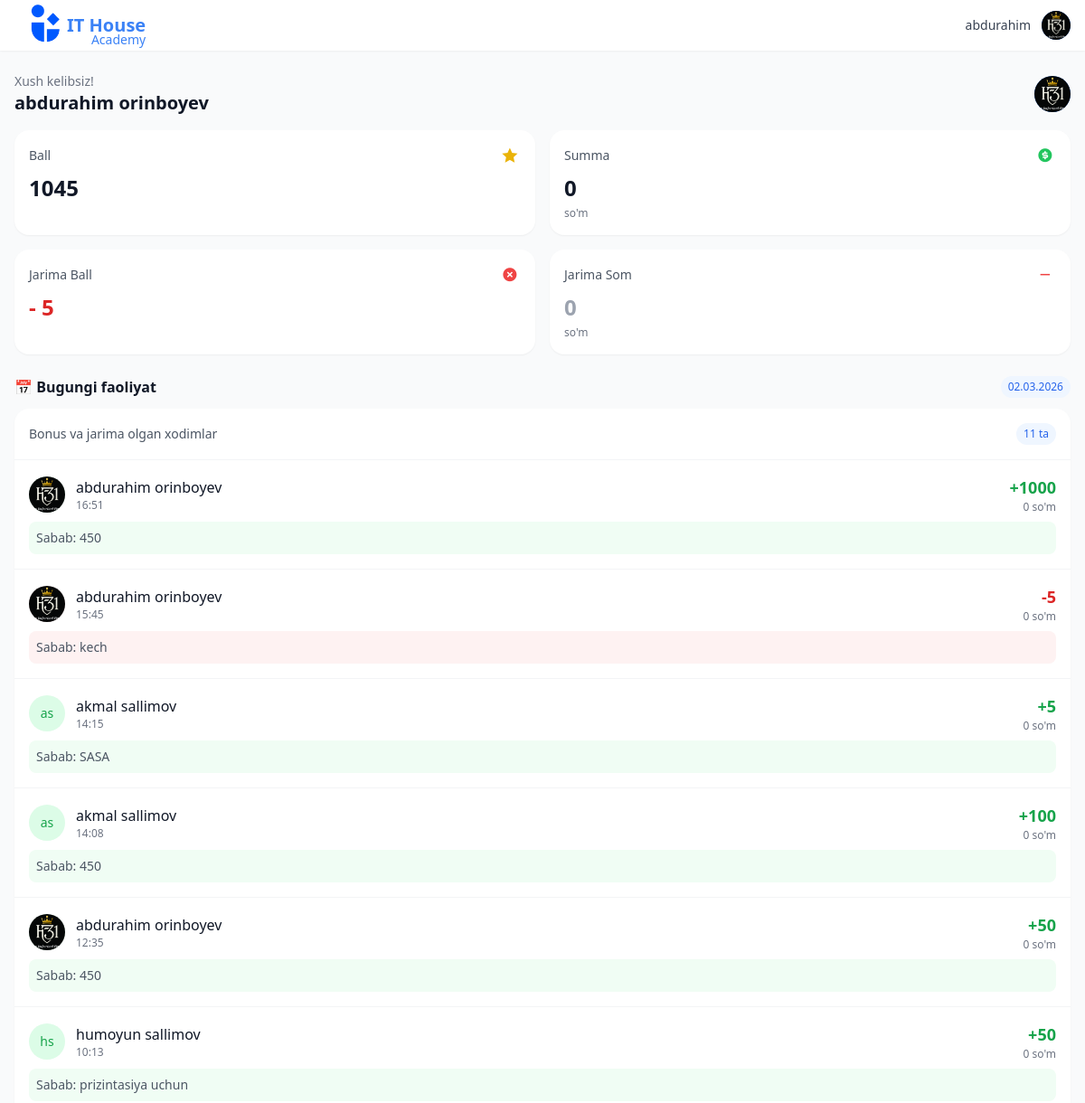
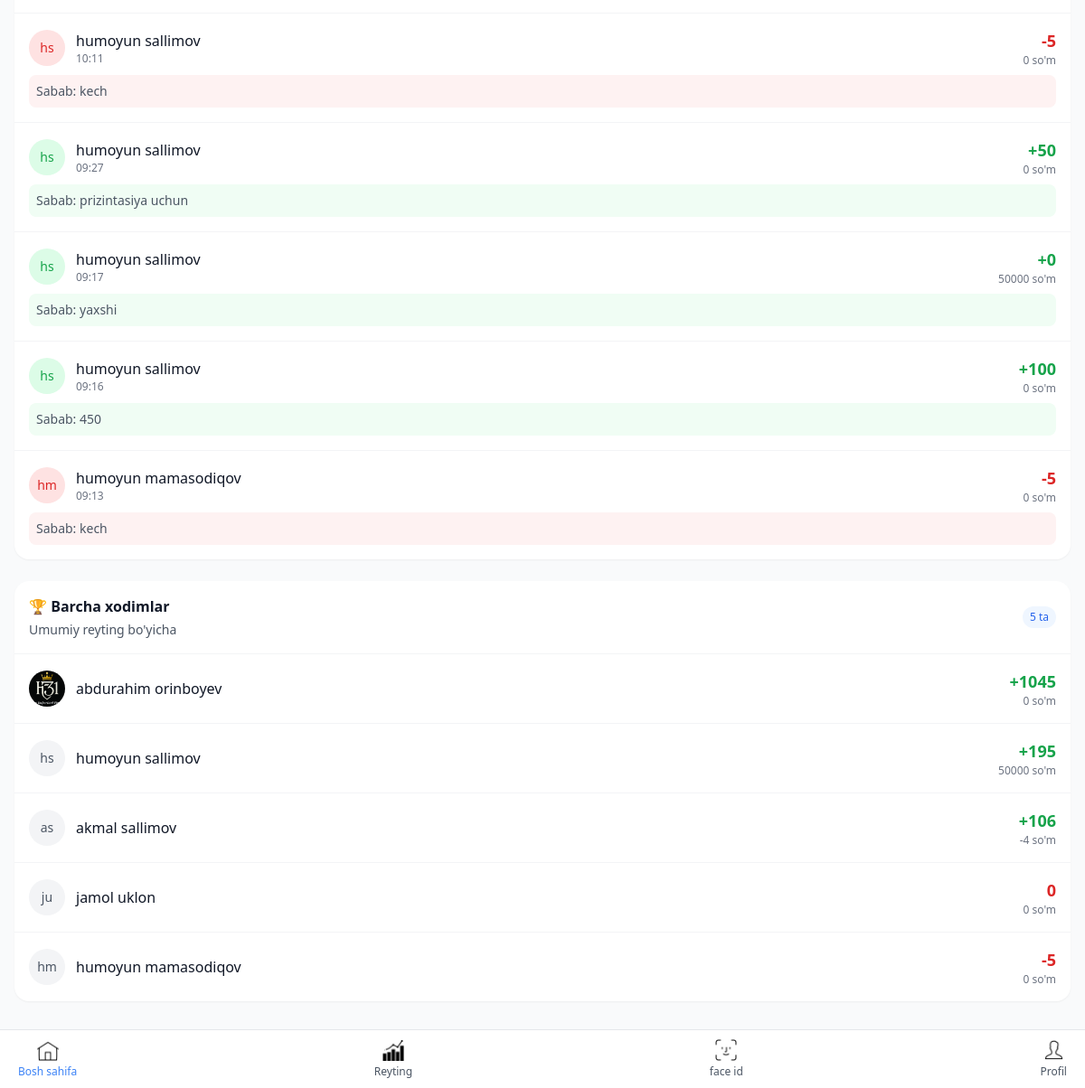
The app's page / (signed in), older data (2 pictures, top to bottom).
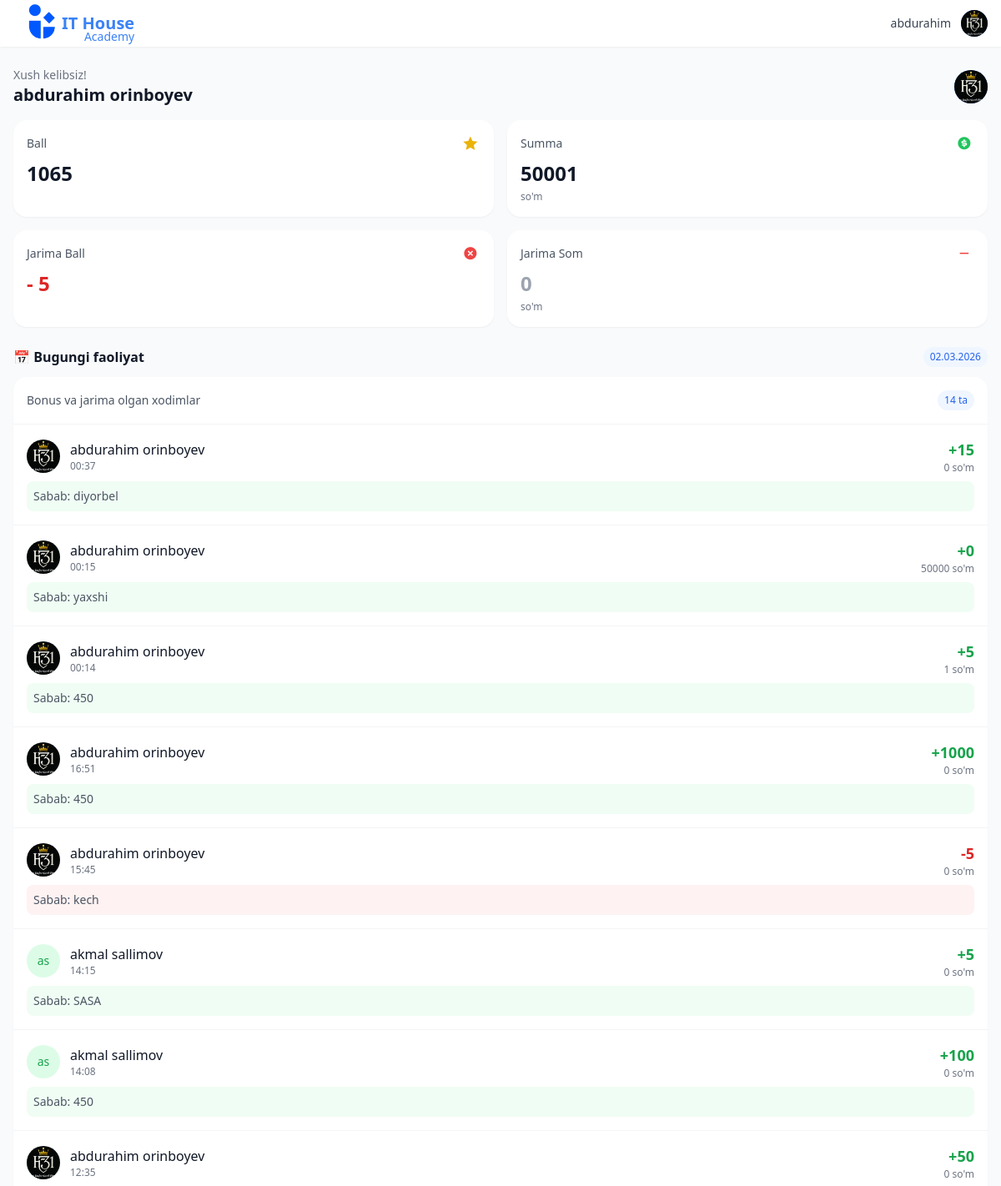
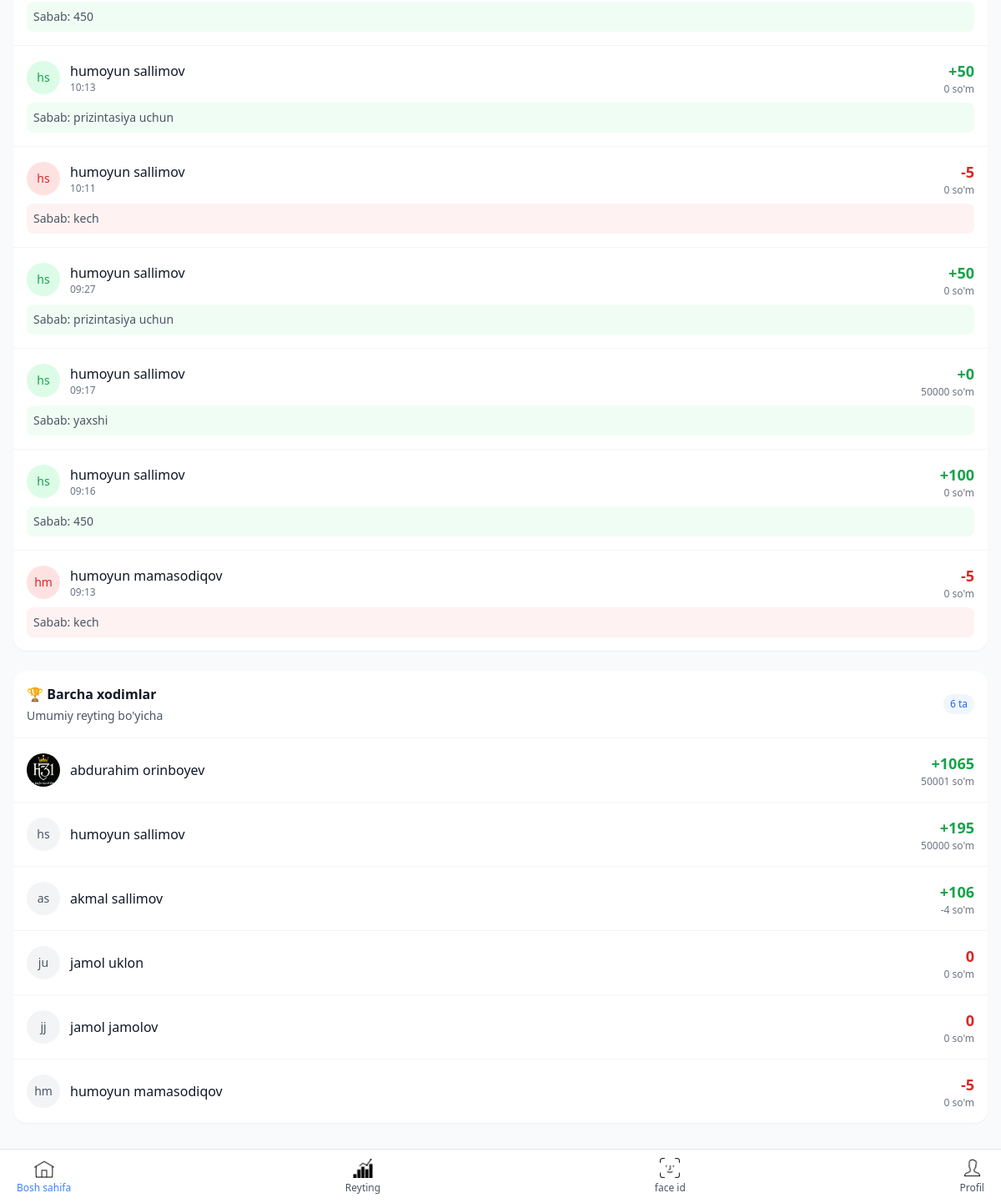
The same page, newer data (2 pictures, top to bottom).
### main/models.py (models this page shows, shortened)
class Xodim(models.Model):
    user = models.OneToOneField(User, on_delete=models.CASCADE, related_name='xodim')
    ism = models.CharField(max_length=100)
    familya = models.CharField(max_length=100)
    telefon = models.CharField(max_length=20)
    rasm = models.ImageField(upload_to='xodim_rasmlari/', null=True, blank=True)
    bonus_ball = models.IntegerField(default=0)
    bonus_pul = models.DecimalField(max_digits=12, decimal_places=2, default=0)
    jarima_ball = models.IntegerField(default=0)
    jarima_pul = models.DecimalField(max_digits=12, decimal_places=2, default=0)
    reyting_ball = models.IntegerField(default=0)
    reyting_pul = models.DecimalField(max_digits=12, decimal_places=2, default=0)
    created_at = models.DateTimeField(auto_now_add=True)
    updated_at = models.DateTimeField(auto_now=True)
    def __str__(self):
        return f"{self.ism} {self.familya}"
    class Meta:
        ordering = ['-reyting_ball']
        verbose_name = "Xodim"
        verbose_name_plural = "Xodimlar"

class BonusRecord(models.Model):
    xodim = models.ForeignKey(Xodim, on_delete=models.CASCADE, related_name='bonus_recordlari')
    sabab = models.ForeignKey(BonusSabab, on_delete=models.SET_NULL, null=True)
    pul_miqdori = models.DecimalField(max_digits=10, decimal_places=2)
    ball_miqdori = models.IntegerField()
    sana = models.DateTimeField(auto_now_add=True)
    izoh = models.TextField(blank=True)
    created_by = models.ForeignKey(User, on_delete=models.SET_NULL, null=True)
    class Meta:
        ordering = ['-sana']
        verbose_name = "Bonus yozuvi"
        verbose_name_plural = "Bonus yozuvlari"

class BonusSabab(models.Model):
    nom = models.CharField(max_length=200)
    pul_miqdori = models.DecimalField(max_digits=10, decimal_places=2, default=0)
    ball_miqdori = models.IntegerField(default=0)
    active = models.BooleanField(default=True)
    created_at = models.DateTimeField(auto_now_add=True)
    class Meta:
        verbose_name = "Bonus sababi"
        verbose_name_plural = "Bonus sabablari"

class JarimaRecord(models.Model):
    xodim = models.ForeignKey(Xodim, on_delete=models.CASCADE, related_name='jarima_recordlari')
    sabab = models.ForeignKey(JarimaSabab, on_delete=models.SET_NULL, null=True)
    pul_miqdori = models.DecimalField(max_digits=10, decimal_places=2)
    ball_miqdori = models.IntegerField()
    sana = models.DateTimeField(auto_now_add=True)
    izoh = models.TextField(blank=True)
    created_by = models.ForeignKey(User, on_delete=models.SET_NULL, null=True)
    class Meta:
        ordering = ['-sana']
        verbose_name = "Jarima yozuvi"
        verbose_name_plural = "Jarima yozuvlari"

class JarimaSabab(models.Model):
    nom = models.CharField(max_length=200)
    pul_miqdori = models.DecimalField(max_digits=10, decimal_places=2, default=0)
    ball_miqdori = models.IntegerField(default=0)
    active = models.BooleanField(default=True)
    created_at = models.DateTimeField(auto_now_add=True)
    class Meta:
        verbose_name = "Jarima sababi"
        verbose_name_plural = "Jarima sabablari"

### main/views.py (the view)
# urls.py: path('', views.dashboard, name='dashboard'),
@login_required
def dashboard(request):
    try:
        joriy_xodim = request.user.xodim
    except:
        joriy_xodim = None
    bir_kun_oldin = timezone.now() - timedelta(days=1)
    kunlik_bonuslar = BonusRecord.objects.filter(
        sana__gte=bir_kun_oldin
    ).select_related('xodim', 'sabab')
    kunlik_jarimalar = JarimaRecord.objects.filter(
        sana__gte=bir_kun_oldin
    ).select_related('xodim', 'sabab')
    print(f"=== DASHBOORD DEBUG ===")
    print(f"Hozirgi vaqt: {timezone.now()}")
    print(f"Bir kun oldin: {bir_kun_oldin}")
    print(f"Jami bonuslar: {BonusRecord.objects.count()}")
    print(f"Jami jarimalar: {JarimaRecord.objects.count()}")
    print(f"Oxirgi 24 soatdagi bonuslar: {kunlik_bonuslar.count()}")
    print(f"Oxirgi 24 soatdagi jarimalar: {kunlik_jarimalar.count()}")
    print("\nBarcha bonuslar:")
    for b in BonusRecord.objects.all().order_by('-sana')[:10]:
        print(f"  ID: {b.id}, Xodim: {b.xodim}, Sana: {b.sana}")
    kunlik_harakatlar = []
    for bonus in kunlik_bonuslar:
        lavozim = getattr(bonus.xodim, 'lavozim', None) or getattr(bonus.xodim, 'lavozimi', None) or 'Xodim'
        mahalliy_sana = timezone.localtime(bonus.sana)
        kunlik_harakatlar.append({
            'tur': 'bonus',
            'xodim': bonus.xodim,
            'ball': bonus.ball_miqdori,
            'pul': bonus.pul_miqdori,
            'sabab': bonus.sabab.nom if bonus.sabab else 'Bonus',
            'sana': mahalliy_sana,
            'lavozim': lavozim,
        })
    for jarima in kunlik_jarimalar:
        lavozim = getattr(jarima.xodim, 'lavozim', None) or getattr(jarima.xodim, 'lavozimi', None) or 'Xodim'
        mahalliy_sana = timezone.localtime(jarima.sana)
        kunlik_harakatlar.append({
            'tur': 'jarima',
            'xodim': jarima.xodim,
            'ball': jarima.ball_miqdori,
            'pul': jarima.pul_miqdori,
            'sabab': jarima.sabab.nom if jarima.sabab else 'Jarima',
            'sana': mahalliy_sana,
            'lavozim': lavozim,
        })
    kunlik_harakatlar.sort(key=lambda x: x['sana'], reverse=True)
    kunlik_harakatlar_soni = len(kunlik_harakatlar)
    xodimlar = Xodim.objects.all().order_by('-reyting_ball')
    xodimlar_soni = xodimlar.count()
    bugun = timezone.now().date()
    if joriy_xodim:
        bugungi_bonus = BonusRecord.objects.filter(
            xodim=joriy_xodim,
            sana__date=bugun
        ).aggregate(Sum('ball_miqdori'))['ball_miqdori__sum'] or 0
        bugungi_jarima = JarimaRecord.objects.filter(
            xodim=joriy_xodim,
            sana__date=bugun
        ).aggregate(Sum('ball_miqdori'))['ball_miqdori__sum'] or 0
        joriy_xodim.bugungi_ball = bugungi_bonus
        joriy_xodim.bugungi_jarima = bugungi_jarima
    context = {
        'joriy_xodim': joriy_xodim,
        'bugun': bugun,
        'kunlik_harakatlar': kunlik_harakatlar,
        'kunlik_harakatlar_soni': kunlik_harakatlar_soni,
        'xodimlar': xodimlar,
        'xodimlar_soni': xodimlar_soni,
    }
    return render(request, 'main/dashboard.html', context)

### main/templates/main/dashboard.html (shortened to what the changed rows need)
{% extends 'base.html' %}
{% block content %}
{% if joriy_xodim %}
<div class="mb-4 flex items-center justify-between">
    <div>
        <p class="text-gray-500 text-sm">Xush kelibsiz!</p>
        <h2 class="text-xl font-bold text-gray-900">{{ joriy_xodim.ism }} {{ joriy_xodim.familya }}</h2>
    </div>
    <a href="{% url 'mening_profilim' %}" class="w-10 h-10 bg-primary rounded-full flex items-center justify-center overflow-hidden">
        {% if joriy_xodim.rasm and joriy_xodim.rasm.url %}
            <img src="{{ joriy_xodim.rasm.url }}" alt="{{ joriy_xodim.ism }}" class="w-full h-full object-cover">
        {% else %}
            <span class="text-white font-bold">{{ joriy_xodim.ism|first }}{{ joriy_xodim.familya|first }}</span>
        {% endif %}
    </a>
</div>
{% endif %}
<div class="grid grid-cols-2 gap-4 mb-6">
    <div class="bg-white rounded-lg p-4 shadow-sm">
        <div class="flex items-center justify-between mb-2">
            <span class="text-sm text-gray-600">Ball</span>
            <div class="w-6 h-6 flex items-center justify-center">
            </div>
        </div>
        <div class="text-2xl font-bold text-gray-900">
            {% if joriy_xodim %}
                {{ joriy_xodim.reyting_ball }}
            {% else %}
                0
            {% endif %}
        </div>
    </div>
    <div class="bg-white rounded-lg p-4 shadow-sm">
        <div class="flex items-center justify-between mb-2">
            <span class="text-sm text-gray-600">Summa</span>
            <div class="w-6 h-6 flex items-center justify-center">
            </div>
        </div>
        <div class="text-2xl font-bold text-gray-900">
            {% if joriy_xodim %}
                {{ joriy_xodim.reyting_pul|floatformat:0 }}
            {% else %}
                0
            {% endif %}
        </div>
        <div class="text-xs text-gray-500 mt-1">so'm</div>
    </div>
    <div class="bg-white rounded-lg p-4 shadow-sm">
        <div class="flex items-center justify-between mb-2">
            <span class="text-sm text-gray-600">Jarima Ball</span>
            <div class="w-6 h-6 flex items-center justify-center">
            </div>
        </div>
        <div class="text-2xl font-bold {% if joriy_xodim and joriy_xodim.jarima_ball > 0 %}text-red-600{% else %}text-gray-400{% endif %}">
            {% if joriy_xodim and joriy_xodim.jarima_ball > 0 %}-{% endif %}
            {% if joriy_xodim %}
                {{ joriy_xodim.jarima_ball }}
            {% else %}
                0
            {% endif %}
        </div>
    </div>
    <div class="bg-white rounded-lg p-4 shadow-sm">
        <div class="flex items-center justify-between mb-2">
            <span class="text-sm text-gray-600">Jarima Som</span>
            <div class="w-6 h-6 flex items-center justify-center">
            </div>
        </div>
        <div class="text-2xl font-bold {% if joriy_xodim and joriy_xodim.jarima_pul > 0 %}text-red-600{% else %}text-gray-400{% endif %}">
            {% if joriy_xodim %}
                {{ joriy_xodim.jarima_pul|floatformat:0 }}
            {% else %}
                0
            {% endif %}
        </div>
        <div class="text-xs text-gray-500 mt-1">so'm</div>
    </div>
</div>
<div class="bg-white rounded-lg shadow-sm mb-6">
    <div class="p-4 border-b border-gray-100 flex items-center justify-between">
        <div>
            <p class="text-sm text-gray-600">Bonus va jarima olgan xodimlar</p>
        </div>
        <span class="text-xs bg-blue-50 text-blue-600 px-2 py-1 rounded-full">{{ kunlik_harakatlar_soni }} ta</span>
    </div>
    <div class="divide-y divide-gray-100">
        {% if kunlik_harakatlar %}
            {% for item in kunlik_harakatlar %}
            <div class="p-4 {% if item.tur == 'jarima' %}hover:bg-red-50{% else %}hover:bg-green-50{% endif %} transition-colors">
                <div class="flex items-center justify-between">
                    <div class="flex items-center space-x-3">
                        <div class="w-10 h-10 {% if item.tur == 'jarima' %}bg-red-100{% else %}bg-green-100{% endif %} rounded-full flex items-center justify-center overflow-hidden">
                            {% if item.xodim.rasm and item.xodim.rasm.url %}
                                <img src="{{ item.xodim.rasm.url }}" alt="{{ item.xodim.ism }}" class="w-full h-full object-cover">
                            {% else %}
                                <span class="text-sm font-medium {% if item.tur == 'jarima' %}text-red-600{% else %}text-green-600{% endif %}">
                                    {{ item.xodim.ism|first }}{{ item.xodim.familya|first }}
                                </span>
                            {% endif %}
                        </div>
                        <div>
                            <a href="{% url 'xodim_detail' item.xodim.id %}" class="font-medium text-gray-900 hover:text-primary">
                                {{ item.xodim.ism }} {{ item.xodim.familya }}
                            </a>
                            <div class="text-xs text-gray-500">{{ item.sana|date:"H:i" }}</div>
                        </div>
                    </div>
                    <div class="text-right">
                        <div class="text-lg font-semibold {% if item.tur == 'jarima' %}text-red-600{% else %}text-green-600{% endif %}">
                            {% if item.tur == 'jarima' %}-{% else %}+{% endif %}{{ item.ball }}
                        </div>
                        <div class="text-xs text-gray-500">{{ item.pul|floatformat:0 }} so'm</div>
                    </div>
                </div>
                <div class="mt-2 text-sm text-gray-600 {% if item.tur == 'jarima' %}bg-red-50{% else %}bg-green-50{% endif %} rounded p-2">
                    <span class="font-medium">Sabab:</span> {{ item.sabab }}
                </div>
            </div>
            {% endfor %}
        {% else %}
            <div class="p-8 text-center text-gray-500">
                <i class="ri-inbox-line text-4xl mb-2"></i>
                <p>Oxirgi 24 soat ichida hech qanday faoliyat yo'q</p>
                <p class="text-xs mt-2">Bonus yoki jarima qo'shing</p>
            </div>
        {% endif %}
    </div>
</div>
<div class="bg-white rounded-lg shadow-sm">
    <div class="p-4 border-b border-gray-100 flex items-center justify-between">
        <div>
            <h3 class="font-semibold text-gray-900">🏆 Barcha xodimlar</h3>
            <p class="text-sm text-gray-600 mt-1">Umumiy reyting bo'yicha</p>
        </div>
        <span class="text-xs bg-blue-50 text-blue-600 px-2 py-1 rounded-full">{{ xodimlar_soni }} ta</span>
    </div>
    <div class="divide-y divide-gray-100">
        {% if xodimlar %}
            {% for xodim in xodimlar %}
            <div class="p-4">
                <div class="flex items-center justify-between">
                    <div class="flex items-center space-x-3">
                        <div class="w-10 h-10 bg-gray-100 rounded-full flex items-center justify-center overflow-hidden">
                            {% if xodim.rasm and xodim.rasm.url %}
                                <img src="{{ xodim.rasm.url }}" alt="{{ xodim.ism }}" class="w-full h-full object-cover">
                            {% else %}
                                <span class="text-sm font-medium text-gray-600">
                                    {{ xodim.ism|first }}{{ xodim.familya|first }}
                                </span>
                            {% endif %}
                        </div>
                        <div>
                            <a href="{% url 'xodim_detail' xodim.id %}" class="font-medium text-gray-900 hover:text-primary">
                                {{ xodim.ism }} {{ xodim.familya }}
                            </a>
                        </div>
                    </div>
                    <div class="text-right">
                        <div class="text-lg font-semibold {% if xodim.reyting_ball > 0 %}text-green-600{% else %}text-red-600{% endif %}">
                            {% if xodim.reyting_ball > 0 %}+{% endif %}{{ xodim.reyting_ball }}
                        </div>
                        <div class="text-xs text-gray-500">{{ xodim.reyting_pul|floatformat:0 }} so'm</div>
                    </div>
                </div>
            </div>
            {% endfor %}
        {% else %}
            <div class="p-8 text-center text-gray-500">
                <i class="ri-team-line text-4xl mb-2"></i>
                <p>Hozircha xodimlar yo'q</p>
            </div>
        {% endif %}
    </div>
</div>
{% endblock %}

Row changes from the older to the newer data that the page shows:
now on one of the page's lists (row edited): Xodim: xodim.ism "abdurahim", xodim.familya "orinboyev", pul "0", sabab "450", sabab "kech"
changed Xodim "abdurahim": reyting_ball "1045" → "1065"; reyting_pul "0" → "50001"; sana "16:51" → "00:37"; ball "1000" → "15"; sabab "450" → "diyorbel"; sana "15:45" → "00:15"; ball "5" → "0"; pul "0" → "50000"; sabab "kech" → "yaxshi"; sana "12:35" → "00:14"; ball "50" → "5"; pul "0" → "1"; text "-" → "+"
added Xodim: ism|first "j", familya|first "j", ism "jamol", familya "jamolov", reyting_ball "0", reyting_pul "0", shown under "🏆 Barcha xodimlar"
Text that changed along with them:
{{ kunlik_harakatlar_soni }}: "11" → "14"
{{ xodimlar_soni }}: "5" → "6"
